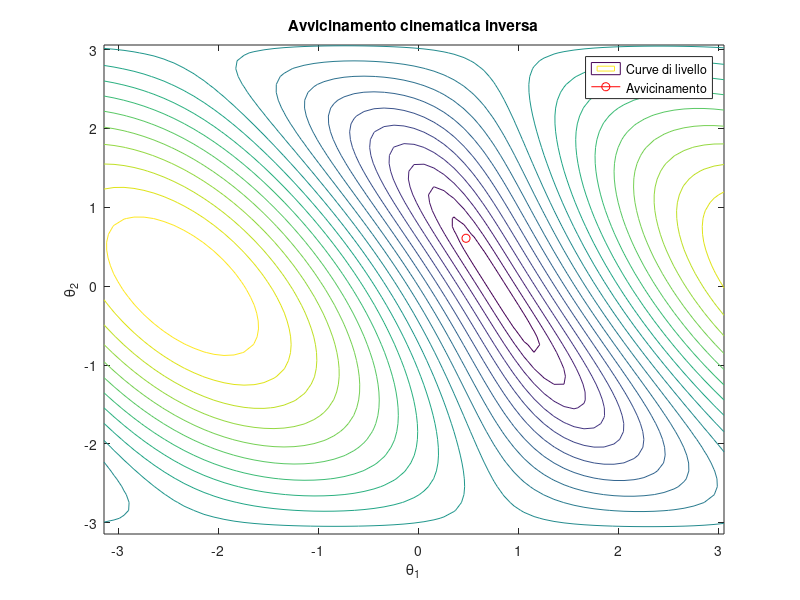

MATLAB code for this plot:
% Parametri del robot RR planare
L1 = 1; % Lunghezza del primo braccio
L2 = 1; % Lunghezza del secondo braccio

% Coordinate desiderate dell'end-effector
x_desiderato = sqrt(2); % Coordinate x desiderate
y_desiderato = sqrt(2); % Coordinate y desiderate

% Inizializzazione delle variabili
theta1 = pi/2; % Coordinata iniziale del primo giunto
theta2 = pi/2; % Coordinata iniziale del secondo giunto
alpha = 0.1; % Passo di apprendimento
num_iterazioni = 100; % Numero di iterazioni

% Inizializzazione delle variabili per il plot delle curve di livello
theta1_range = -pi:0.1:pi;
theta2_range = -pi:0.1:pi;
[X, Y] = meshgrid(theta1_range, theta2_range);
Z = zeros(size(X));

% Applicazione dell'algoritmo del gradiente
for iterazione = 1:num_iterazioni
    % Calcolo delle coordinate attuali dell'end-effector
    x_attuale = L1*cos(theta1) + L2*cos(theta1 + theta2);
    y_attuale = L1*sin(theta1) + L2*sin(theta1 + theta2);
    
    % Calcolo dell'errore tra le coordinate attuali e desiderate
    errore_x = x_desiderato - x_attuale;
    errore_y = y_desiderato - y_attuale;
    
    % Aggiornamento delle coordinate dei giunti tramite il gradiente
    delta_theta1 = alpha * (-L1*sin(theta1) - L2*sin(theta1 + theta2)) * errore_x + alpha * (L1*cos(theta1) + L2*cos(theta1 + theta2)) * errore_y;
    delta_theta2 = alpha * (-L2*sin(theta1 + theta2)) * errore_x + alpha * (L2*cos(theta1 + theta2)) * errore_y;
    
    theta1 = theta1 + delta_theta1;
    theta2 = theta2 + delta_theta2;
    
    % Calcolo dell'errore tra le coordinate attuali aggiornate e desiderate
    errore = norm([x_desiderato - (L1*cos(theta1) + L2*cos(theta1 + theta2)), y_desiderato - (L1*sin(theta1) + L2*sin(theta1 + theta2))]);
    fprintf('Iterazione %d: Errore = %.4f\n', iterazione, errore);
    
    % Calcolo dell'errore per il plot delle curve di livello
    for i = 1:numel(X)
        Z(i) = norm([x_desiderato - (L1*cos(X(i)) + L2*cos(X(i) + Y(i))), y_desiderato - (L1*sin(X(i)) + L2*sin(X(i) + Y(i)))]);
    end

    % Plot delle curve di livello
    figure(1);
    contour(X, Y, Z, 20);
    hold on;
    plot(theta1, theta2, 'ro-');
    hold off;
    xlabel('\theta_1');
    ylabel('\theta_2');
    title('Avvicinamento cinematica inversa');
    legend('Curve di livello', 'Avvicinamento');
    pause(0.1); % Pausa per visualizzare il plot ad ogni iterazione
end
